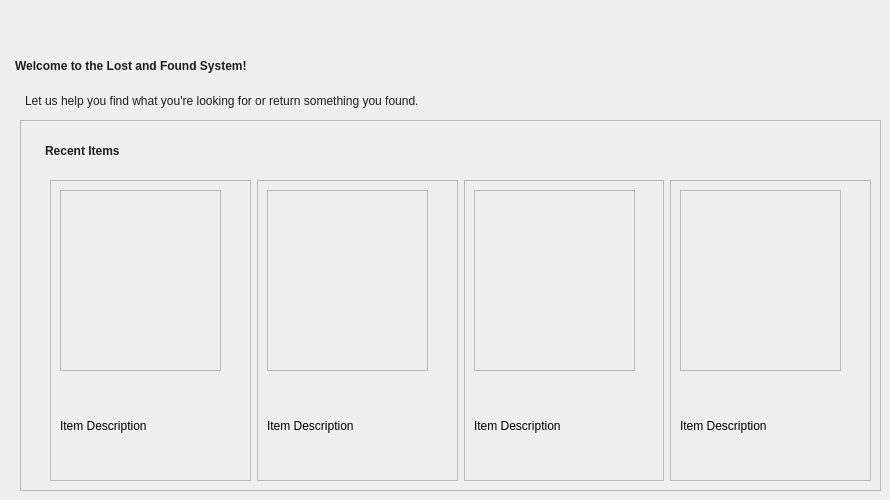
         <widget class="QWidget" name="homePage">
          <widget class="QLabel" name="label_25">
           <property name="geometry">
            <rect>
             <x>0</x>
             <y>40</y>
             <width>581</width>
             <height>51</height>
            </rect>
           </property>
           <property name="styleSheet">
            <string notr="true">QLabel {
    padding: 8px 12px;
    color: #1E1E1E;
    font: 20pt &quot;Futura&quot;;
    font-weight: bold; 
}</string>
           </property>
           <property name="text">
            <string>Welcome to the Lost and Found System!</string>
           </property>
          </widget>
          <widget class="QLabel" name="label_4">
           <property name="geometry">
            <rect>
             <x>10</x>
             <y>80</y>
             <width>531</width>
             <height>41</height>
            </rect>
           </property>
           <property name="styleSheet">
            <string notr="true">QLabel {
    padding: 8px 12px;
    color: #1E1E1E;
    font: 10pt &quot;Century Gothic&quot;;
	weight: bold;
}</string>
           </property>
           <property name="text">
            <string>Let us help you find what you're looking for or return something you found.</string>
           </property>
          </widget>
          <widget class="QFrame" name="outisideFrame">
           <property name="geometry">
            <rect>
             <x>20</x>
             <y>120</y>
             <width>861</width>
             <height>371</height>
            </rect>
           </property>
           <property name="styleSheet">
            <string notr="true"/>
           </property>
           <property name="frameShape">
            <enum>QFrame::StyledPanel</enum>
           </property>
           <property name="frameShadow">
            <enum>QFrame::Raised</enum>
           </property>
           <widget class="QLabel" name="label_26">
            <property name="geometry">
             <rect>
              <x>10</x>
              <y>10</y>
              <width>151</width>
              <height>41</height>
             </rect>
            </property>
            <property name="styleSheet">
             <string notr="true">QLabel {
    padding: 8px 12px;
    color: #1E1E1E;
    font: 13pt &quot;Futura&quot;;
	font-weight: bold; 
}</string>
            </property>
            <property name="text">
             <string>Recent Items</string>
            </property>
           </widget>
           <widget class="QWidget" name="layoutWidget">
            <property name="geometry">
             <rect>
              <x>30</x>
              <y>60</y>
              <width>821</width>
              <height>301</height>
             </rect>
            </property>
            <layout class="QHBoxLayout" name="horizontalLayout_5">
             <item>
              <widget class="QFrame" name="frame_2">
               <property name="frameShape">
                <enum>QFrame::StyledPanel</enum>
               </property>
               <property name="frameShadow">
                <enum>QFrame::Raised</enum>
               </property>
               <widget class="QFrame" name="frame_3">
                <property name="geometry">
                 <rect>
                  <x>10</x>
                  <y>10</y>
                  <width>161</width>
                  <height>181</height>
                 </rect>
                </property>
                <property name="frameShape">
                 <enum>QFrame::StyledPanel</enum>
                </property>
                <property name="frameShadow">
                 <enum>QFrame::Raised</enum>
                </property>
               </widget>
               <widget class="QLabel" name="label_27">
                <property name="geometry">
                 <rect>
                  <x>10</x>
                  <y>200</y>
                  <width>121</width>
                  <height>91</height>
                 </rect>
                </property>
                <property name="text">
                 <string>Item Description</string>
                </property>
               </widget>
              </widget>
             </item>
             <item>
              <widget class="QFrame" name="frame_4">
               <property name="frameShape">
                <enum>QFrame::StyledPanel</enum>
               </property>
               <property name="frameShadow">
                <enum>QFrame::Raised</enum>
               </property>
               <widget class="QFrame" name="frame_5">
                <property name="geometry">
                 <rect>
                  <x>10</x>
                  <y>10</y>
                  <width>161</width>
                  <height>181</height>
                 </rect>
                </property>
                <property name="frameShape">
                 <enum>QFrame::StyledPanel</enum>
                </property>
                <property name="frameShadow">
                 <enum>QFrame::Raised</enum>
                </property>
               </widget>
               <widget class="QLabel" name="label_28">
                <property name="geometry">
                 <rect>
                  <x>10</x>
                  <y>200</y>
                  <width>121</width>
                  <height>91</height>
                 </rect>
                </property>
                <property name="text">
                 <string>Item Description</string>
                </property>
               </widget>
              </widget>
             </item>
             <item>
              <widget class="QFrame" name="frame_6">
               <property name="frameShape">
                <enum>QFrame::StyledPanel</enum>
               </property>
               <property name="frameShadow">
                <enum>QFrame::Raised</enum>
               </property>
               <widget class="QFrame" name="frame_7">
                <property name="geometry">
                 <rect>
                  <x>10</x>
                  <y>10</y>
                  <width>161</width>
                  <height>181</height>
                 </rect>
                </property>
                <property name="frameShape">
                 <enum>QFrame::StyledPanel</enum>
                </property>
                <property name="frameShadow">
                 <enum>QFrame::Raised</enum>
                </property>
               </widget>
               <widget class="QLabel" name="label_29">
                <property name="geometry">
                 <rect>
                  <x>10</x>
                  <y>200</y>
                  <width>121</width>
                  <height>91</height>
                 </rect>
                </property>
                <property name="text">
                 <string>Item Description</string>
                </property>
               </widget>
              </widget>
             </item>
             <item>
              <widget class="QFrame" name="frame_8">
               <property name="frameShape">
                <enum>QFrame::StyledPanel</enum>
               </property>
               <property name="frameShadow">
                <enum>QFrame::Raised</enum>
               </property>
               <widget class="QFrame" name="frame_9">
                <property name="geometry">
                 <rect>
                  <x>10</x>
                  <y>10</y>
                  <width>161</width>
                  <height>181</height>
                 </rect>
                </property>
                <property name="frameShape">
                 <enum>QFrame::StyledPanel</enum>
                </property>
                <property name="frameShadow">
                 <enum>QFrame::Raised</enum>
                </property>
               </widget>
               <widget class="QLabel" name="label_30">
                <property name="geometry">
                 <rect>
                  <x>10</x>
                  <y>200</y>
                  <width>121</width>
                  <height>91</height>
                 </rect>
                </property>
                <property name="text">
                 <string>Item Description</string>
                </property>
               </widget>
              </widget>
             </item>
            </layout>
           </widget>
          </widget>
         </widget>
